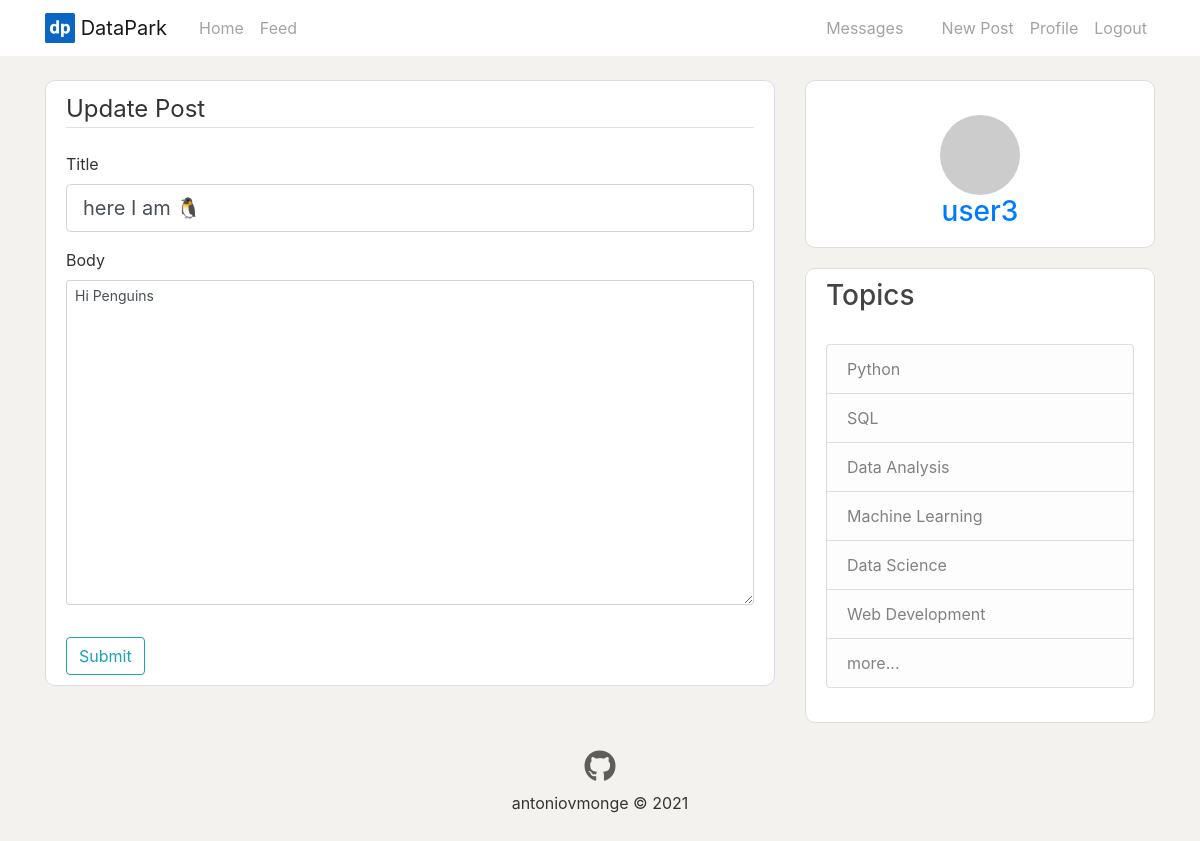
The app's page /post/3/update/ (signed in) with its own data.
### app/models.py (models this page shows, shortened)
class Post(db.Model):
    id = db.Column(db.Integer, primary_key=True)
    title = db.Column(db.String(100))
    body = db.Column(db.Text)
    body_html = db.Column(db.Text)
    timestamp = db.Column(db.DateTime, index=True, default=datetime.utcnow)
    user_id = db.Column(db.Integer, db.ForeignKey('user.id'))

class User(UserMixin, db.Model):
    id = db.Column(db.Integer, primary_key=True)
    username = db.Column(db.String(64), index=True, unique=True)
    email = db.Column(db.String(120), index=True, unique=True)
    password_hash = db.Column(db.String(128))
    about_me = db.Column(db.String(140))
    last_seen = db.Column(db.DateTime, default=datetime.utcnow)
    posts = db.relationship('Post', backref='author', lazy='dynamic')
    followed = db.relationship(
        'User',
        secondary=followers,
        primaryjoin=(followers.c.follower_id == id),
        secondaryjoin=(followers.c.followed_id == id),
        backref=db.backref('followers', lazy='dynamic'),
        lazy='dynamic')
    messages_sent = db.relationship('Message',
                                    foreign_keys='Message.sender_id',
                                    backref='author', lazy='dynamic')
    messages_received = db.relationship('Message',
                                        foreign_keys='Message.recipient_id',
                                        backref='recipient', lazy='dynamic')
    last_message_read_time = db.Column(db.DateTime)
    notifications = db.relationship('Notification', backref='user',
                                    lazy='dynamic')
    def avatar(self, size):
        digest = md5(self.email.lower().encode('utf-8')).hexdigest()
        return f"https://www.gravatar.com/avatar/{digest}?d=identicon&s={size}"
    def new_messages(self):
        last_read_time = self.last_message_read_time or datetime(1900, 1, 1)
        return Message.query.filter_by(recipient=self).filter(
            Message.timestamp > last_read_time).count()

### app/posts/routes.py (the view)
@bp.route("/post/<int:post_id>/update/", methods=['GET', 'POST'])
@login_required
def update_post(post_id):
    post = Post.query.get_or_404(post_id)
    if post.author != current_user:
        abort(403)
    form = PostForm()
    if form.validate_on_submit():
        post.title = form.title.data
        post.body = form.body.data
        db.session.commit()
        flash('Your post has been updated!', 'success')
        return redirect(url_for('posts.post', post_id=post.id))
    elif request.method == 'GET':
        form.title.data = post.title
        form.body.data = post.body
    return render_template('posts/new_post.html', title='Update Post',
                            form=form, legend='Update Post')

### app/posts/forms.py
class PostForm(FlaskForm):
    title = StringField('Title', validators=[DataRequired()])
    body = PageDownField('Body', validators=[DataRequired()])
    submit = SubmitField('Submit')

### app/models.py (called while the page is built)
@login.user_loader
def load_user(id):
    return User.query.get(int(id))

### app/templates/posts/new_post.html (shortened to what this page needs)
{% extends "layout.html" %}
{% block content %}
<div class='content-section'>
    <form method='POST' action=''>
        <fieldset class='form-group'>
            <legend class='border-bottom mb-4'>{{ legend }}</legend>
            <div class='form-group'>
                {{ form.title.label(class='form-control-label') }}
                {% if form.title.errors %}
                    {{ form.title(class='form-control form-control-lg is-invalid') }}
                    <div class='invalid-feedback'>
                        {% for error in form.title.errors %}
                            <span>{{ error }}</span>
                        {% endfor %}
                    </div>
                {% else %}
                    {{ form.title(class='form-control form-control-lg') }}
                {% endif %}
            </div>
            <div class='form-group'>
                {{ form.body.label(class='form-control-label') }}
                {% if form.body.errors %}
                    {{ form.body(class='form-control form-control-lg is-invalid') }}
                    <div class='invalid-feedback'>
                        {% for error in form.body.errors %}
                            <span>{{ error }}</span>
                        {% endfor %}
                    </div>
                {% else %}
                    {{ form.body(class='form-control form-control-sm', rows=15, type="text") }}
                {% endif %}
            </div>
        </fieldset>
        <div>
            {{ form.submit(class='btn btn-outline-info') }}
        </div>
    </form>
</div>
{% endblock content %}

### app/templates/layout.html (shortened to what this page needs)
<!DOCTYPE html>
<html lang="en">
    <head>
        <link rel="stylesheet" href="https://stackpath.bootstrapcdn.com/bootstrap/4.1.3/css/bootstrap.min.css">
        <link rel="stylesheet" type="text/css" href="{{ url_for('static', filename='main.css') }}">
    </head>
    <body>
        <header class="site-header">
            <nav class="navbar navbar-expand-md navbar-light bg-white fixed-top">
                <div class="container">
                    <a class="navbar-brand mr-4" href="{{ url_for('main.home') }}">
                        <img src="{{ url_for('static', filename='dp.svg') }}" width="30" height="30" class="d-inline-block align-top" alt="">
                        DataPark
                    </a>
                    <div class="collapse navbar-collapse" id="navbarToggle">
                        <div class="navbar-nav mr-auto">
                                <a class="nav-item nav-link" href="{{ url_for('main.home') }}">Home </a>
                                <a class="nav-item nav-link" href="{{ url_for('main.explore') }}">Feed</a>
                        </div>
                        <div class='navbar-nav ms-auto'>
                            {% if current_user.is_anonymous %}
                                <a class="nav-item nav-link" href="{{ url_for('auth.login') }}">Login</a>
                                <a class="nav-item nav-link" href="{{ url_for('auth.register') }}">Register</a>
                            {% else %}
                                <a class="nav-item nav-link" href="{{ url_for('messages.messages') }}">
                                    Messages
                                    {% set new_messages = current_user.new_messages() %}
                                </a>
                                <a class="nav-item nav-link" href="{{ url_for('posts.new_post') }}">New Post</a>
                                <a class="nav-item nav-link" href="{{ url_for('users.user', username=current_user.username) }}">Profile</a>
                                <a class="nav-item nav-link" href="{{ url_for('auth.logout') }}">Logout</a>
                            {% endif %}
                        </div>
                    </div>
                </div>
            </nav>
        </header>
        <main role='main' class='container'>
            <div class="row">
                <div class="col-md-8">
                    {% block content %}{% endblock content %}
                </div>
                <div class="col-md-4">
                    {% if current_user.is_authenticated %}
                        <div class="content-section text-center">
                            <br>
                            <img class="rounded-circle"  src="{{ current_user.avatar(64) }}">
                            <div>
                                <h3><a class="mr-2h" href="{{ url_for('users.user', username=current_user.username) }}">{{ current_user.username }}</a></h3>
                            </div>
                        </div>
                    {% endif %}
                    <div class="content-section">
                        <h3>Topics</h3>
                        <br>
                        <div class="list-group">
                            <a href="{{ url_for('main.coming_soon') }}" class="list-group-item list-group-item-action list-group-item-light">Python</a>
                            <a href="{{ url_for('main.coming_soon') }}" class="list-group-item list-group-item-action list-group-item-light">SQL</a>
                            <a href="{{ url_for('main.coming_soon') }}" class="list-group-item list-group-item-action list-group-item-light">Data Analysis</a>
                            <a href="{{ url_for('main.coming_soon') }}" class="list-group-item list-group-item-action list-group-item-light">Machine Learning</a>
                            <a href="{{ url_for('main.coming_soon') }}" class="list-group-item list-group-item-action list-group-item-light">Data Science</a>
                            <a href="{{ url_for('main.coming_soon') }}" class="list-group-item list-group-item-action list-group-item-light">Web Development</a>
                            <a href="{{ url_for('main.coming_soon') }}" class="list-group-item list-group-item-action list-group-item-light">more...</a>
                        </div>
                        <br>
                    </div>
                </div>
            </div>
        </main>
        <div>
            <footer class="page-footer font-small" style='margin: bottom 0;'>
                <div class="container-fluid text-center">
                    <div>
                        <a class="item-social" href="https://github.com/antoniovmonge"><i class="fab fa-github"></i></a>
                    </div>
                    <p class="copyright">antoniovmonge © 2021</p>
                    <br>
                </div>
            </footer>
        </div>
    </body>
</html>

### app/static/main.css (style rules this page uses)
body { background: #F3F2EF; color: #333333; margin-top: 5rem; }
h1, h2, h3, h4, h5, h6 { color: #444444; }
.site-header .navbar-nav .nav-link { color: #a3a3a3; }
.content-section { background: #ffffff; padding: 10px 20px; border: 1px solid #dddddd; border-radius: 10px; margin-bottom: 20px; }
.item-social { color: rgb(56, 56, 56); text-decoration:none; font-size:2rem; opacity:0.8; }

### records on screen
Post: title "here I am 🐧", body "Hi Penguins"
User: username "user3"

### other values on screen
{{ legend }} "Update Post"
